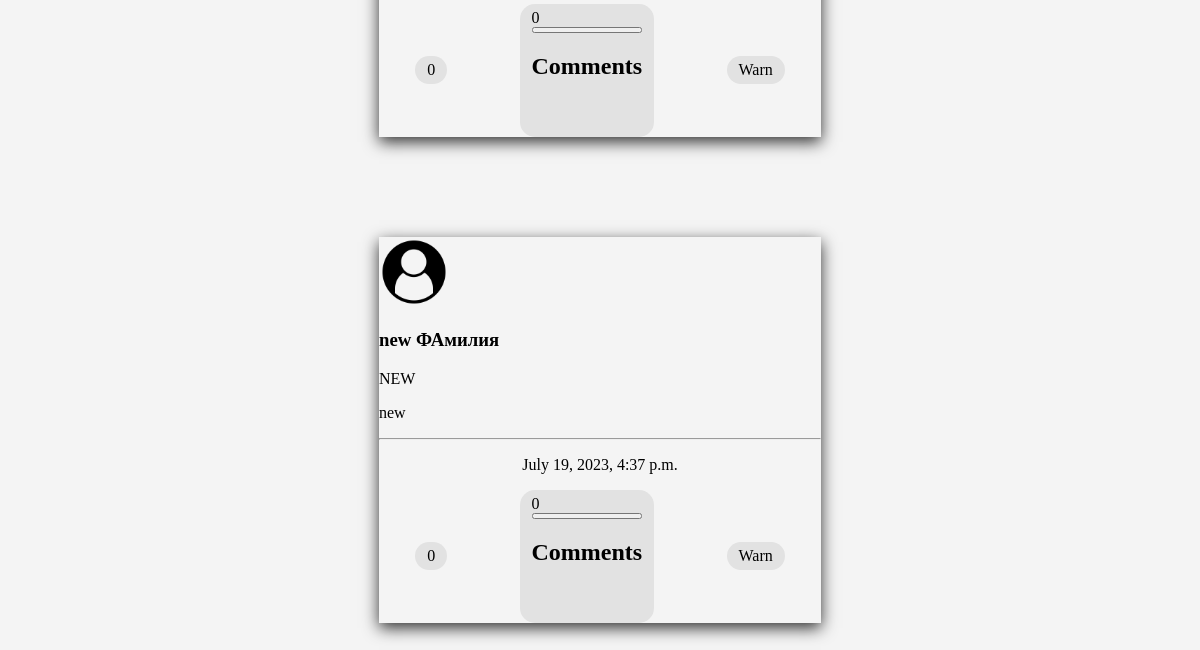
The app's page /profile/ (signed in, lower part), older data.
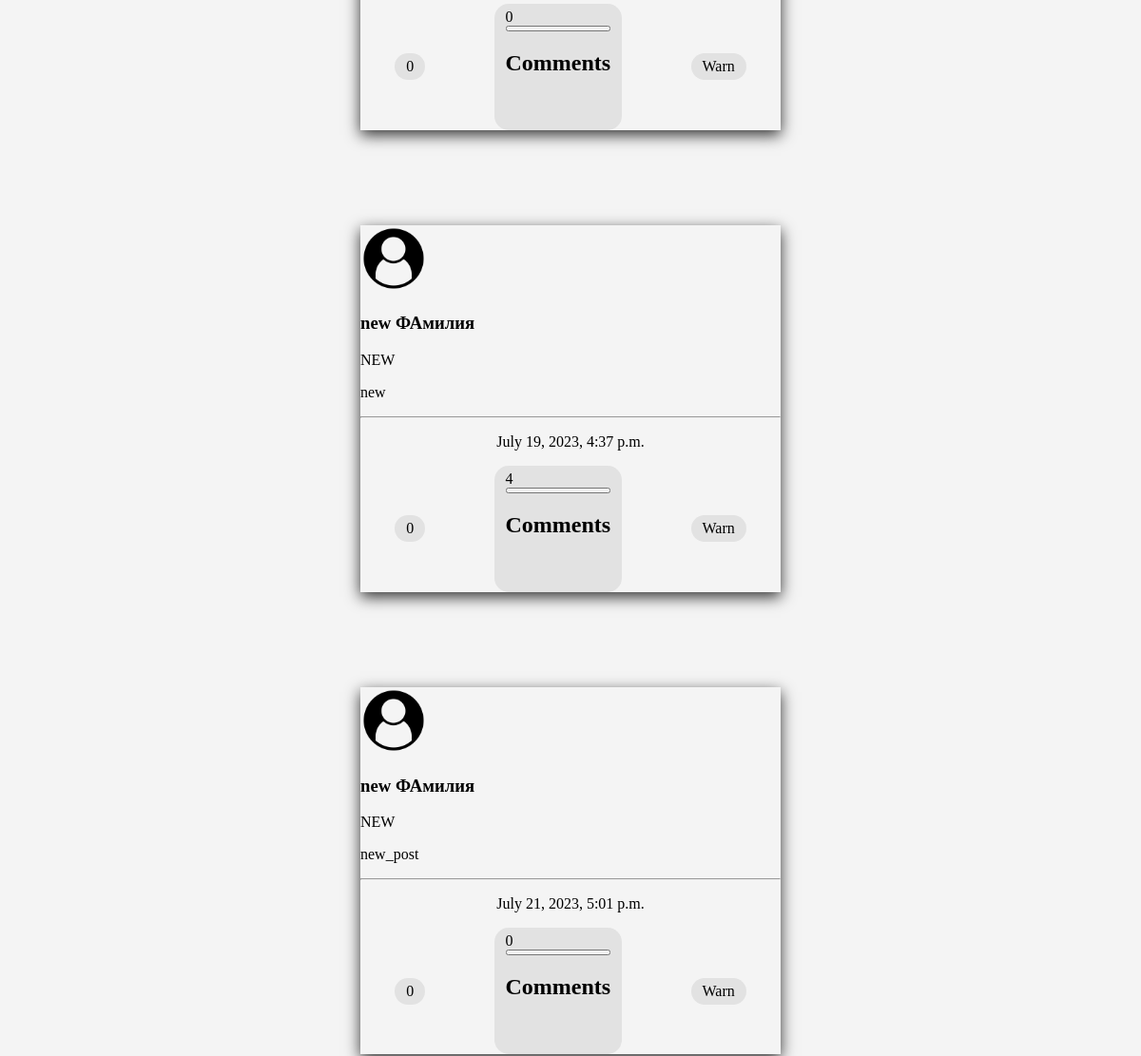
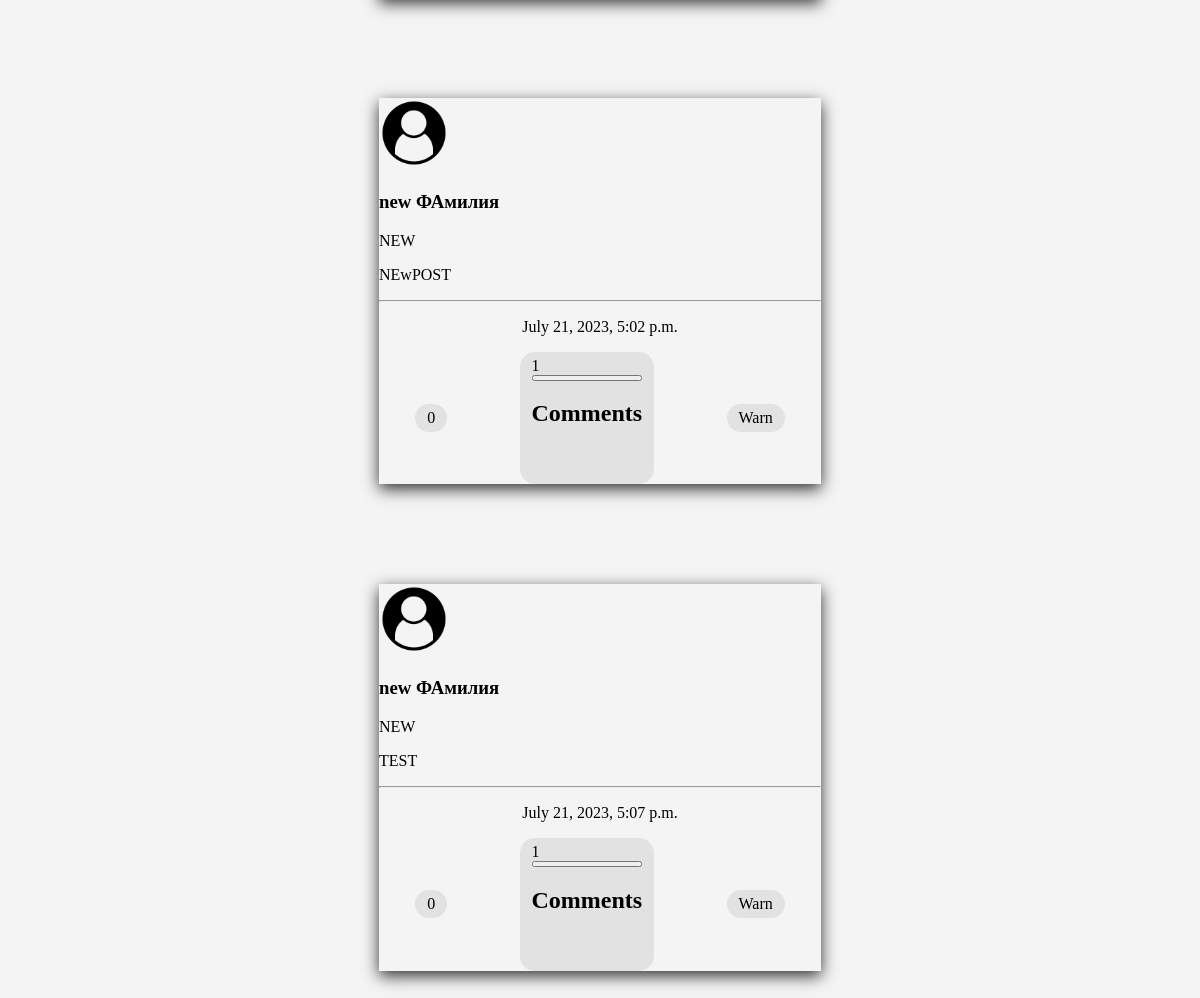
The same page, newer data (2 pictures, top to bottom).
### profileapp/models.py (models this page shows, shortened)
class Post(models.Model):
    author = models.ForeignKey('ProfileUser', on_delete=models.CASCADE)
    text = models.CharField(max_length=4000)
    img = models.ImageField(upload_to='posts/', blank=True, null=True)
    likes = models.ManyToManyField("ProfileUser", blank=True, related_name='post_likes')
    comments = models.ManyToManyField("Comment", blank=True, related_name='post_comments')
    warned = models.ManyToManyField("ProfileUser", blank=True, related_name='post_warned')
    created_at = models.DateTimeField(auto_now=True)

class ProfileUser(AbstractUser):
    MALE = 'M'
    FEMALE = 'W'
    GENDER_CHOICES = (
        (MALE, 'мужской'),
        (FEMALE, 'женский')
    )
    activation_key = models.CharField(max_length=128, blank=True)
    birthday = models.DateField(_('birthday'), default=None, null=True)
    gender = models.CharField(_('gender'), max_length=1, choices=GENDER_CHOICES, default='M')
    avatar = models.ImageField(upload_to='users/avatars', blank=True, default="users/avatars/default_user_icon.png")
    about = models.CharField(_('about'), max_length=128, null=True)
    pre_friends = models.ManyToManyField("self", blank=True, related_name=_("maybe_friends"), symmetrical=False)
    friends = models.ManyToManyField("self", blank=True, related_name=_("friends"))

### profileapp/views.py (the view)
# urls.py: path('', profileapp.user_profile, name='profile'),
@login_required
def user_profile(request):
    profile = request.user
    wanted_friends_cnt = ProfileUser.objects.filter(pre_friends__in=ProfileUser.objects.filter(id=request.user.id)).count()
    posts_create_form = PostCreateForm()
    comments_create_form = CommentCreateForm()
    posts = Post.objects.filter(author=request.user)
    data = {
        'page_title': 'Profile',
        'user_model': profile,
        'wanted_friends_cnt': wanted_friends_cnt,
        'posts_create_form': posts_create_form,
        'comments_create_form': comments_create_form,
        'posts': posts
    }
    return render(request, 'profileapp/profile.html', data)

### profileapp/templates/profileapp/profile.html (shortened to what this page needs)
{% extends 'base.html' %}
{% load static %}
{% block css %}
    <link href="{% static 'profileapp/profile.css' %}" rel="stylesheet"/>
{% endblock %}
{% block content %}
    <div class="auth-main">
        <div class="posts">
            {% for post in posts %}
                <div class="post uk-card uk-card-default" id="post_{{ post.id }}">
                    <div class="uk-card-header">
                        <div class="uk-grid-small uk-flex-middle uk-grid" uk-grid="">
                            <div class="uk-width-auto uk-first-column">
                                <img class="uk-border-circle" width="70" height="70" src="{{ post.author.avatar.url }}" alt="Avatar">
                            </div>
                            <div class="uk-width-expand">
                                <h3 class="uk-card-title uk-margin-remove-bottom">{{ post.author.first_name }} {{ post.author.last_name }}</h3>
                                <p class="uk-text-meta uk-margin-remove-top">{{ post.author.username }}</p>
                            </div>
                        </div>
                    </div>
                    <div class="uk-card-body">
                        <p class="card_text">{{ post.text }}</p>
                        <hr>
                        <p class="post_created_at">{{ post.created_at }}</p>
                    </div>
                    <div class="uk-card-footer post_footer">
                        <div class="likes{% if request.user in post.likes.all %} liked{% endif %}" onclick="post_like('{{ post.id }}')">
                            <a uk-icon="icon: heart" class="icon_for_post like_icon"> </a><span class="likes_span"> {{ post.likes.count }}</span>
                        </div>
                        <div class="post_comments" onclick="post_comm('{{ post.id }}')" uk-toggle="target: #modal-sections-comments_{{ post.id }}">
                            <a uk-icon="icon: comments" class="icon_for_post"> </a><span class="post_comments_span"> {{ post.comments.count }}</span>
                            <div id="modal-sections-comments_{{ post.id }}" uk-modal>
                                <div class="uk-modal-dialog">
                                    <button class="uk-modal-close-default" type="button" uk-close></button>
                                    <div class="uk-modal-header">
                                        <h2 class="uk-modal-title">Comments</h2>
                                    </div>
                                    <div class="uk-modal-body">
                                    </div>
                                </div>
                            </div>
                        </div>
                        <div class="warning{% if request.user in post.warned.all %} warned{% endif %}" {% if request.user not in post.warned.all %} onclick="post_warn('{{ post.id }}')" {% endif %}>
                            <a uk-icon="icon: warning" class="icon_for_post"> </a><span> Warn</span>
                        </div>
                    </div>
                </div>
            {% endfor %}
        </div>
    </div>
{% endblock %}

### templates/base.html (shortened to what this page needs)
{% load static %}
<!DOCTYPE html>
<html lang="en">
<head>
    <link rel="stylesheet" href="https://cdn.jsdelivr.net/npm/uikit@3.16.22/dist/css/uikit.min.css" />
    <link rel="stylesheet" href="{% static 'base.css' %}">
    {% block css %}
    {% endblock %}
</head>
<body class="sb-nav-fixed">
{% block content %}{% endblock %}
</body>
</html>

### static/profileapp/profile.css (style rules this page uses)
html, body { background: rgb(244, 244, 244); }
.uk-modal-dialog { height: 100% !important; display: flex; flex-direction: column; justify-content: space-between; }
.uk-modal-body { height: 100% !important; display: flex; flex-direction: column; justify-content: space-between; overflow-y: scroll; overflow-x: hidden; }
.posts { display: flex; flex-direction: column; justify-content: space-evenly; align-items: center; padding: 10px; }
.post { box-shadow: 0 5px 15px rgba(0, 0, 0, 0.8); margin-bottom: 100px; }
.post_created_at { text-align: center; }
.likes, .post_comments, .warning { transition: all ease-in-out 0.25s; background: rgb(226, 226, 226); border-radius: 15px; padding: 5px 12px; }
.post_footer { display: flex; justify-content: space-around; align-items: center; }

Row changes from the older to the newer data that the page shows:
computed for Post "July 19, 2023, 4:37 p.m.": comments.count "0" → "4"
added Post: author.avatar (placeholder picture), author.first_name "new", author.last_name "ФАмилия", author.username "NEW", text "new_post", created_at "July 21, 2023, 5:01 p.m.", likes.count "0", comments.count "0"
added Post: author.avatar (placeholder picture), author.first_name "new", author.last_name "ФАмилия", author.username "NEW", text "NEwPOST", created_at "July 21, 2023, 5:02 p.m.", likes.count "0", comments.count "1"
added Post: author.avatar (placeholder picture), author.first_name "new", author.last_name "ФАмилия", author.username "NEW", text "TEST", created_at "July 21, 2023, 5:07 p.m.", likes.count "0", comments.count "1"
